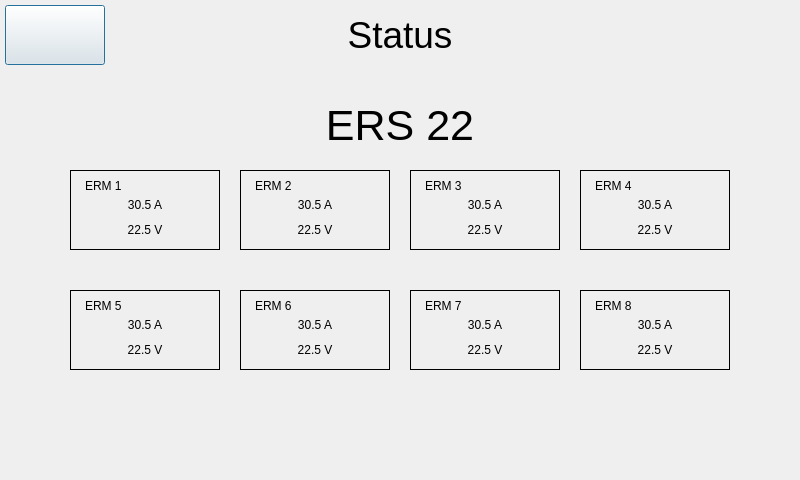
<?xml version="1.0" encoding="UTF-8"?>
<ui version="4.0">
 <class>StatusDialog</class>
 <widget class="QDialog" name="StatusDialog">
  <property name="geometry">
   <rect>
    <x>0</x>
    <y>0</y>
    <width>800</width>
    <height>480</height>
   </rect>
  </property>
  <property name="windowTitle">
   <string>Dialog</string>
  </property>
  <widget class="QLabel" name="statusLabel">
   <property name="geometry">
    <rect>
     <x>340</x>
     <y>10</y>
     <width>120</width>
     <height>50</height>
    </rect>
   </property>
   <property name="font">
    <font>
     <pointsize>28</pointsize>
    </font>
   </property>
   <property name="text">
    <string>Status</string>
   </property>
   <property name="alignment">
    <set>Qt::AlignCenter</set>
   </property>
  </widget>
  <widget class="QPushButton" name="returnMainButton">
   <property name="geometry">
    <rect>
     <x>5</x>
     <y>5</y>
     <width>100</width>
     <height>60</height>
    </rect>
   </property>
   <property name="styleSheet">
    <string notr="true">border-image: url(:/buttonphotos/Meanwell.png);</string>
   </property>
   <property name="text">
    <string/>
   </property>
  </widget>
  <widget class="QLabel" name="ersLabel">
   <property name="geometry">
    <rect>
     <x>320</x>
     <y>100</y>
     <width>160</width>
     <height>50</height>
    </rect>
   </property>
   <property name="font">
    <font>
     <pointsize>32</pointsize>
    </font>
   </property>
   <property name="text">
    <string>ERS 22</string>
   </property>
   <property name="alignment">
    <set>Qt::AlignCenter</set>
   </property>
  </widget>
  <widget class="QFrame" name="erm1Frame">
   <property name="geometry">
    <rect>
     <x>70</x>
     <y>170</y>
     <width>150</width>
     <height>80</height>
    </rect>
   </property>
   <property name="frameShape">
    <enum>QFrame::Panel</enum>
   </property>
   <property name="frameShadow">
    <enum>QFrame::Plain</enum>
   </property>
   <widget class="QLabel" name="erm1Label">
    <property name="geometry">
     <rect>
      <x>15</x>
      <y>5</y>
      <width>47</width>
      <height>21</height>
     </rect>
    </property>
    <property name="text">
     <string>ERM 1</string>
    </property>
   </widget>
   <widget class="QLabel" name="erm1currentLabel">
    <property name="geometry">
     <rect>
      <x>45</x>
      <y>25</y>
      <width>60</width>
      <height>20</height>
     </rect>
    </property>
    <property name="text">
     <string>30.5 A</string>
    </property>
    <property name="alignment">
     <set>Qt::AlignCenter</set>
    </property>
   </widget>
   <widget class="QLabel" name="erm1voltageLabel">
    <property name="geometry">
     <rect>
      <x>45</x>
      <y>50</y>
      <width>60</width>
      <height>20</height>
     </rect>
    </property>
    <property name="text">
     <string>22.5 V</string>
    </property>
    <property name="alignment">
     <set>Qt::AlignCenter</set>
    </property>
   </widget>
  </widget>
  <widget class="QFrame" name="erm2Frame">
   <property name="geometry">
    <rect>
     <x>240</x>
     <y>170</y>
     <width>150</width>
     <height>80</height>
    </rect>
   </property>
   <property name="frameShape">
    <enum>QFrame::Panel</enum>
   </property>
   <property name="frameShadow">
    <enum>QFrame::Plain</enum>
   </property>
   <widget class="QLabel" name="erm2Label">
    <property name="geometry">
     <rect>
      <x>15</x>
      <y>5</y>
      <width>47</width>
      <height>21</height>
     </rect>
    </property>
    <property name="text">
     <string>ERM 2</string>
    </property>
   </widget>
   <widget class="QLabel" name="erm2currentLabel">
    <property name="geometry">
     <rect>
      <x>45</x>
      <y>25</y>
      <width>60</width>
      <height>20</height>
     </rect>
    </property>
    <property name="text">
     <string>30.5 A</string>
    </property>
    <property name="alignment">
     <set>Qt::AlignCenter</set>
    </property>
   </widget>
   <widget class="QLabel" name="erm2voltageLabel">
    <property name="geometry">
     <rect>
      <x>45</x>
      <y>50</y>
      <width>60</width>
      <height>20</height>
     </rect>
    </property>
    <property name="text">
     <string>22.5 V</string>
    </property>
    <property name="alignment">
     <set>Qt::AlignCenter</set>
    </property>
   </widget>
  </widget>
  <widget class="QFrame" name="erm3Frame">
   <property name="geometry">
    <rect>
     <x>410</x>
     <y>170</y>
     <width>150</width>
     <height>80</height>
    </rect>
   </property>
   <property name="frameShape">
    <enum>QFrame::Panel</enum>
   </property>
   <property name="frameShadow">
    <enum>QFrame::Plain</enum>
   </property>
   <widget class="QLabel" name="erm3Label">
    <property name="geometry">
     <rect>
      <x>15</x>
      <y>5</y>
      <width>47</width>
      <height>21</height>
     </rect>
    </property>
    <property name="text">
     <string>ERM 3</string>
    </property>
   </widget>
   <widget class="QLabel" name="erm3currentLabel">
    <property name="geometry">
     <rect>
      <x>45</x>
      <y>25</y>
      <width>60</width>
      <height>20</height>
     </rect>
    </property>
    <property name="text">
     <string>30.5 A</string>
    </property>
    <property name="alignment">
     <set>Qt::AlignCenter</set>
    </property>
   </widget>
   <widget class="QLabel" name="erm3voltageLabel">
    <property name="geometry">
     <rect>
      <x>45</x>
      <y>50</y>
      <width>60</width>
      <height>20</height>
     </rect>
    </property>
    <property name="text">
     <string>22.5 V</string>
    </property>
    <property name="alignment">
     <set>Qt::AlignCenter</set>
    </property>
   </widget>
  </widget>
  <widget class="QFrame" name="erm4Frame">
   <property name="geometry">
    <rect>
     <x>580</x>
     <y>170</y>
     <width>150</width>
     <height>80</height>
    </rect>
   </property>
   <property name="frameShape">
    <enum>QFrame::Panel</enum>
   </property>
   <property name="frameShadow">
    <enum>QFrame::Plain</enum>
   </property>
   <widget class="QLabel" name="erm4Label">
    <property name="geometry">
     <rect>
      <x>15</x>
      <y>5</y>
      <width>47</width>
      <height>21</height>
     </rect>
    </property>
    <property name="text">
     <string>ERM 4</string>
    </property>
   </widget>
   <widget class="QLabel" name="erm4currentLabel">
    <property name="geometry">
     <rect>
      <x>45</x>
      <y>25</y>
      <width>60</width>
      <height>20</height>
     </rect>
    </property>
    <property name="text">
     <string>30.5 A</string>
    </property>
    <property name="alignment">
     <set>Qt::AlignCenter</set>
    </property>
   </widget>
   <widget class="QLabel" name="erm4voltageLabel">
    <property name="geometry">
     <rect>
      <x>45</x>
      <y>50</y>
      <width>60</width>
      <height>20</height>
     </rect>
    </property>
    <property name="text">
     <string>22.5 V</string>
    </property>
    <property name="alignment">
     <set>Qt::AlignCenter</set>
    </property>
   </widget>
  </widget>
  <widget class="QFrame" name="erm8Frame">
   <property name="geometry">
    <rect>
     <x>580</x>
     <y>290</y>
     <width>150</width>
     <height>80</height>
    </rect>
   </property>
   <property name="frameShape">
    <enum>QFrame::Panel</enum>
   </property>
   <property name="frameShadow">
    <enum>QFrame::Plain</enum>
   </property>
   <widget class="QLabel" name="erm8Label">
    <property name="geometry">
     <rect>
      <x>15</x>
      <y>5</y>
      <width>47</width>
      <height>21</height>
     </rect>
    </property>
    <property name="text">
     <string>ERM 8</string>
    </property>
   </widget>
   <widget class="QLabel" name="erm8currentLabel">
    <property name="geometry">
     <rect>
      <x>45</x>
      <y>25</y>
      <width>60</width>
      <height>20</height>
     </rect>
    </property>
    <property name="text">
     <string>30.5 A</string>
    </property>
    <property name="alignment">
     <set>Qt::AlignCenter</set>
    </property>
   </widget>
   <widget class="QLabel" name="erm8voltageLabel">
    <property name="geometry">
     <rect>
      <x>45</x>
      <y>50</y>
      <width>60</width>
      <height>20</height>
     </rect>
    </property>
    <property name="text">
     <string>22.5 V</string>
    </property>
    <property name="alignment">
     <set>Qt::AlignCenter</set>
    </property>
   </widget>
  </widget>
  <widget class="QFrame" name="erm5Frame">
   <property name="geometry">
    <rect>
     <x>70</x>
     <y>290</y>
     <width>150</width>
     <height>80</height>
    </rect>
   </property>
   <property name="frameShape">
    <enum>QFrame::Panel</enum>
   </property>
   <property name="frameShadow">
    <enum>QFrame::Plain</enum>
   </property>
   <widget class="QLabel" name="erm5Label">
    <property name="geometry">
     <rect>
      <x>15</x>
      <y>5</y>
      <width>47</width>
      <height>21</height>
     </rect>
    </property>
    <property name="text">
     <string>ERM 5</string>
    </property>
   </widget>
   <widget class="QLabel" name="erm5currentLabel">
    <property name="geometry">
     <rect>
      <x>45</x>
      <y>25</y>
      <width>60</width>
      <height>20</height>
     </rect>
    </property>
    <property name="text">
     <string>30.5 A</string>
    </property>
    <property name="alignment">
     <set>Qt::AlignCenter</set>
    </property>
   </widget>
   <widget class="QLabel" name="erm5voltageLabel">
    <property name="geometry">
     <rect>
      <x>45</x>
      <y>50</y>
      <width>60</width>
      <height>20</height>
     </rect>
    </property>
    <property name="text">
     <string>22.5 V</string>
    </property>
    <property name="alignment">
     <set>Qt::AlignCenter</set>
    </property>
   </widget>
  </widget>
  <widget class="QFrame" name="erm6Frame">
   <property name="geometry">
    <rect>
     <x>240</x>
     <y>290</y>
     <width>150</width>
     <height>80</height>
    </rect>
   </property>
   <property name="frameShape">
    <enum>QFrame::Panel</enum>
   </property>
   <property name="frameShadow">
    <enum>QFrame::Plain</enum>
   </property>
   <widget class="QLabel" name="erm6Label">
    <property name="geometry">
     <rect>
      <x>15</x>
      <y>5</y>
      <width>47</width>
      <height>21</height>
     </rect>
    </property>
    <property name="text">
     <string>ERM 6</string>
    </property>
   </widget>
   <widget class="QLabel" name="erm6currentLabel">
    <property name="geometry">
     <rect>
      <x>45</x>
      <y>25</y>
      <width>60</width>
      <height>20</height>
     </rect>
    </property>
    <property name="text">
     <string>30.5 A</string>
    </property>
    <property name="alignment">
     <set>Qt::AlignCenter</set>
    </property>
   </widget>
   <widget class="QLabel" name="erm6voltageLabel">
    <property name="geometry">
     <rect>
      <x>45</x>
      <y>50</y>
      <width>60</width>
      <height>20</height>
     </rect>
    </property>
    <property name="text">
     <string>22.5 V</string>
    </property>
    <property name="alignment">
     <set>Qt::AlignCenter</set>
    </property>
   </widget>
  </widget>
  <widget class="QFrame" name="erm7Frame">
   <property name="geometry">
    <rect>
     <x>410</x>
     <y>290</y>
     <width>150</width>
     <height>80</height>
    </rect>
   </property>
   <property name="frameShape">
    <enum>QFrame::Panel</enum>
   </property>
   <property name="frameShadow">
    <enum>QFrame::Plain</enum>
   </property>
   <widget class="QLabel" name="erm7Label">
    <property name="geometry">
     <rect>
      <x>15</x>
      <y>5</y>
      <width>47</width>
      <height>21</height>
     </rect>
    </property>
    <property name="text">
     <string>ERM 7</string>
    </property>
   </widget>
   <widget class="QLabel" name="erm7currentLabel">
    <property name="geometry">
     <rect>
      <x>45</x>
      <y>25</y>
      <width>60</width>
      <height>20</height>
     </rect>
    </property>
    <property name="text">
     <string>30.5 A</string>
    </property>
    <property name="alignment">
     <set>Qt::AlignCenter</set>
    </property>
   </widget>
   <widget class="QLabel" name="erm7voltageLabel">
    <property name="geometry">
     <rect>
      <x>45</x>
      <y>50</y>
      <width>60</width>
      <height>20</height>
     </rect>
    </property>
    <property name="text">
     <string>22.5 V</string>
    </property>
    <property name="alignment">
     <set>Qt::AlignCenter</set>
    </property>
   </widget>
  </widget>
 </widget>
 <resources/>
 <connections/>
</ui>
